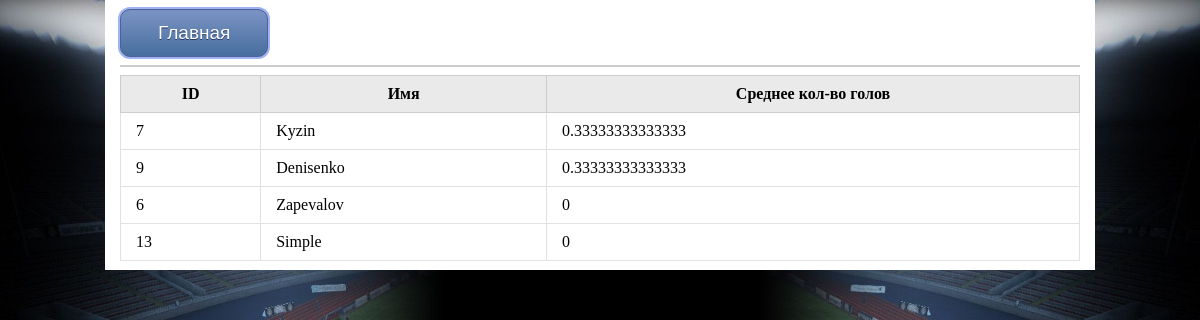
Screenshot of /players.php?ts_id=26 with the database file from the repository.
### tables this page shows
CREATE TABLE `players` (
  `ps_id` int(11) NOT NULL,
  `ps_team_id` int(11) NOT NULL,
  `ps_full_name` varchar(30) NOT NULL,
  `ps_role` varchar(20) NOT NULL
);

### players.php (the view, shortened to what this page needs)
<?php
require_once __DIR__ . '/setting.php';
$players = $pdo->query('SELECT `players`.*, COUNT(`goals`.`gs_id`) as total
FROM `players`
LEFT JOIN `goals` ON `players`.`ps_id` = `goals`.`gs_player_id`
WHERE `players`.`ps_team_id` = ' . intval($_GET['ts_id']) . '
GROUP BY `players`.`ps_id`
ORDER BY `total` DESC')->fetchAll();
$matches = $pdo->query('SELECT COUNT(*) FROM `matches` WHERE `matches`.`mch_team1_id` = ' . intval($_GET['ts_id']) . ' OR `matches`.`mch_team2_id` = ' . intval($_GET['ts_id']))->fetchColumn();
require_once __DIR__ . '/head.php';
?>
<table>
    <thead>
    <tr>
        <th>ID</th>
        <th>Имя</th>
        <th>Среднее кол-во голов</th>
    </tr>
    </thead>
    <tbody>
    <?php
    foreach ($players as $player) {
        echo '<tr><td>' . $player['ps_id'] . '</td><td>' . $player['ps_full_name'] . '</td><td>' . (empty($matches) ? 0 : $player['total'] / $matches) . '</td></tr>';
    }
    ?>
    </tbody>
</table>
<?php
require_once __DIR__ . '/foot.php';
?>

### head.php (style rules this page uses)
body { margin:0px; background: url('bg.jpg') no-repeat center center fixed; -webkit-background-size: cover; -moz-background-size: cover; background-size: cover; -o-background-size: cover; background-color: #fafafa; }
table { border-collapse: collapse; border: 1px solid grey; width: 100%; }
th { border: 1px solid #CCCCCC; background: #EAEAEA; padding: 9px 15px; }
td { border: 1px solid #E2E2E2; padding: 9px 15px; }

### rows the page displays
players: ps_id "7", ps_full_name "Kyzin", total "0.33333333333333"
players: ps_id "9", ps_full_name "Denisenko", total "0.33333333333333"
players: ps_id "6", ps_full_name "Zapevalov", total "0"
players: ps_id "13", ps_full_name "Simple", total "0"
